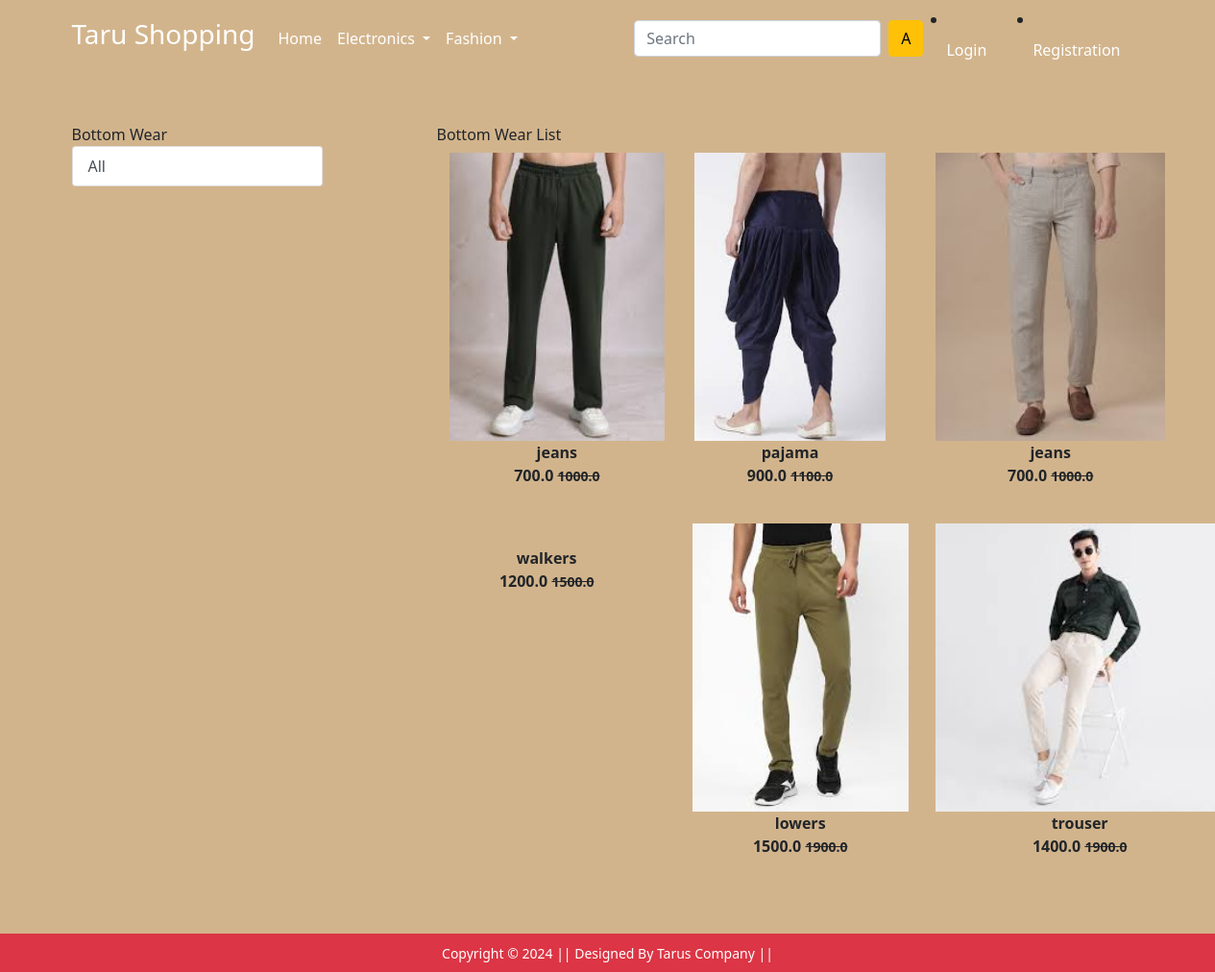
The app's page /bottomwear/ with its own data.
### app/models.py (models this page shows, shortened)
class Product(models.Model):
    title = models.CharField(max_length=30)
    selling_price = models.FloatField()
    discount_price = models.FloatField()
    description = models.TextField()
    brand = models.CharField(max_length=40)
    category = models.CharField(choices=CATEGORY_CHOICES, max_length=10)
    product_image = models.ImageField(upload_to='productimg')

### app/views.py (the view)
# urls.py: path('bottomwear/', views.bottomwear, name='bottomwear'),
def bottomwear(request):
    bw = Product.objects.filter(category='BW')
    return render(request, 'app/bottomwear.html', {'bw':bw})

### app/templates/app/bottomwear.html (shortened to what this page needs)
{% extends 'app/base.html' %}
{% load static %}
{% block main-content %}
<div class="container my-5">
 <div class="row">
  <div class="col-sm-3">
   Bottom Wear
   <div class="list-group">
    <a href="{% url 'bottomwear' %}" class="list-group-item list-group-item-action" aria-current='true'>All</a>
   </div>
  </div>
  <div class="col-sm-8 offset-sm-1">
   Bottom Wear List
   <div class="row">
    {% for product in bw %}
        <div class="col-sm-4 text-center mb-4">
        <a href="{% url "product-detail" product.id %}" class='btn'>
            <div class="item">
                <img src="{{product.product_image.url}}" height='300px' alt="">
                <div class="fw-bold"> {{product.title}}</div>
                <div class="fw-bold"> {{product.discount_price}}
                    <small class='fw-ligth text-decoration-line-through'>
                        {{product.selling_price}}
                    </small>
                </div>
            </div>
        </a>
        </div>
    {% endfor %}
   </div>
  </div>
 </div>
</div>
{% endblock main-content %}

### app/static/app/css/style.css (style rules this page uses)
body { background-color: tan; }

### records on screen
Product: product_image (picture), title "jeans", discount_price "700.0", selling_price "1000.0"
Product: product_image (picture), title "pajama", discount_price "900.0", selling_price "1100.0"
Product: product_image (picture), title "jeans", discount_price "700.0", selling_price "1000.0"
Product: title "walkers", discount_price "1200.0", selling_price "1500.0"
Product: product_image (picture), title "lowers", discount_price "1500.0", selling_price "1900.0"
Product: product_image (picture), title "trouser", discount_price "1400.0", selling_price "1900.0"

### other values on screen
{{ request.user| make_list|first|capfirst }} "A"
